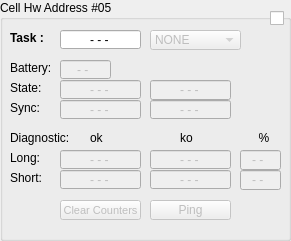
       <widget class="QGroupBox" name="groupCell_5">
        <property name="enabled">
         <bool>true</bool>
        </property>
        <property name="geometry">
         <rect>
          <x>310</x>
          <y>260</y>
          <width>291</width>
          <height>241</height>
         </rect>
        </property>
        <property name="title">
         <string>Cell Hw Address #05</string>
        </property>
        <widget class="QLabel" name="label_121">
         <property name="geometry">
          <rect>
           <x>10</x>
           <y>60</y>
           <width>40</width>
           <height>16</height>
          </rect>
         </property>
         <property name="text">
          <string>Battery:</string>
         </property>
        </widget>
        <widget class="QLineEdit" name="lineCellBattery_5">
         <property name="enabled">
          <bool>false</bool>
         </property>
         <property name="geometry">
          <rect>
           <x>60</x>
           <y>60</y>
           <width>51</width>
           <height>19</height>
          </rect>
         </property>
         <property name="layoutDirection">
          <enum>Qt::LeftToRight</enum>
         </property>
         <property name="text">
          <string>- - </string>
         </property>
         <property name="alignment">
          <set>Qt::AlignCenter</set>
         </property>
         <property name="readOnly">
          <bool>true</bool>
         </property>
        </widget>
        <widget class="QComboBox" name="comboCellTask_5">
         <property name="enabled">
          <bool>false</bool>
         </property>
         <property name="geometry">
          <rect>
           <x>150</x>
           <y>30</y>
           <width>91</width>
           <height>20</height>
          </rect>
         </property>
         <property name="sizePolicy">
          <sizepolicy hsizetype="Fixed" vsizetype="Fixed">
           <horstretch>0</horstretch>
           <verstretch>0</verstretch>
          </sizepolicy>
         </property>
         <item>
          <property name="text">
           <string>NONE</string>
          </property>
         </item>
         <item>
          <property name="text">
           <string>START</string>
          </property>
         </item>
         <item>
          <property name="text">
           <string>SPLIT #1</string>
          </property>
         </item>
         <item>
          <property name="text">
           <string>SPLIT #2</string>
          </property>
         </item>
         <item>
          <property name="text">
           <string>SPLIT #3</string>
          </property>
         </item>
         <item>
          <property name="text">
           <string>SPLIT #4</string>
          </property>
         </item>
         <item>
          <property name="text">
           <string>FINISH</string>
          </property>
         </item>
        </widget>
        <widget class="QLineEdit" name="lineCellTask_5">
         <property name="enabled">
          <bool>true</bool>
         </property>
         <property name="geometry">
          <rect>
           <x>60</x>
           <y>30</y>
           <width>81</width>
           <height>19</height>
          </rect>
         </property>
         <property name="layoutDirection">
          <enum>Qt::LeftToRight</enum>
         </property>
         <property name="autoFillBackground">
          <bool>false</bool>
         </property>
         <property name="styleSheet">
          <string notr="true"/>
         </property>
         <property name="text">
          <string>- - -</string>
         </property>
         <property name="alignment">
          <set>Qt::AlignCenter</set>
         </property>
         <property name="readOnly">
          <bool>true</bool>
         </property>
        </widget>
        <widget class="QLabel" name="label_122">
         <property name="geometry">
          <rect>
           <x>10</x>
           <y>30</y>
           <width>35</width>
           <height>16</height>
          </rect>
         </property>
         <property name="font">
          <font>
           <pointsize>9</pointsize>
           <weight>75</weight>
           <bold>true</bold>
          </font>
         </property>
         <property name="text">
          <string>Task :</string>
         </property>
        </widget>
        <widget class="QLabel" name="label_123">
         <property name="geometry">
          <rect>
           <x>10</x>
           <y>150</y>
           <width>48</width>
           <height>16</height>
          </rect>
         </property>
         <property name="text">
          <string>Long:</string>
         </property>
        </widget>
        <widget class="QLineEdit" name="lineCellDiagLongOk_5">
         <property name="enabled">
          <bool>false</bool>
         </property>
         <property name="geometry">
          <rect>
           <x>60</x>
           <y>150</y>
           <width>81</width>
           <height>19</height>
          </rect>
         </property>
         <property name="sizePolicy">
          <sizepolicy hsizetype="Fixed" vsizetype="Fixed">
           <horstretch>0</horstretch>
           <verstretch>0</verstretch>
          </sizepolicy>
         </property>
         <property name="layoutDirection">
          <enum>Qt::LeftToRight</enum>
         </property>
         <property name="text">
          <string>- - -</string>
         </property>
         <property name="alignment">
          <set>Qt::AlignCenter</set>
         </property>
         <property name="readOnly">
          <bool>true</bool>
         </property>
        </widget>
        <widget class="QLineEdit" name="lineCellDiagLongKo_5">
         <property name="enabled">
          <bool>false</bool>
         </property>
         <property name="geometry">
          <rect>
           <x>150</x>
           <y>150</y>
           <width>81</width>
           <height>19</height>
          </rect>
         </property>
         <property name="sizePolicy">
          <sizepolicy hsizetype="Fixed" vsizetype="Fixed">
           <horstretch>0</horstretch>
           <verstretch>0</verstretch>
          </sizepolicy>
         </property>
         <property name="layoutDirection">
          <enum>Qt::LeftToRight</enum>
         </property>
         <property name="text">
          <string>- - -</string>
         </property>
         <property name="alignment">
          <set>Qt::AlignCenter</set>
         </property>
         <property name="readOnly">
          <bool>true</bool>
         </property>
        </widget>
        <widget class="QCheckBox" name="checkCell_5">
         <property name="enabled">
          <bool>true</bool>
         </property>
         <property name="geometry">
          <rect>
           <x>270</x>
           <y>10</y>
           <width>16</width>
           <height>16</height>
          </rect>
         </property>
         <property name="layoutDirection">
          <enum>Qt::LeftToRight</enum>
         </property>
         <property name="text">
          <string/>
         </property>
        </widget>
        <widget class="QPushButton" name="pushCellPing_5">
         <property name="enabled">
          <bool>false</bool>
         </property>
         <property name="geometry">
          <rect>
           <x>150</x>
           <y>200</y>
           <width>81</width>
           <height>20</height>
          </rect>
         </property>
         <property name="sizePolicy">
          <sizepolicy hsizetype="Fixed" vsizetype="Fixed">
           <horstretch>0</horstretch>
           <verstretch>0</verstretch>
          </sizepolicy>
         </property>
         <property name="layoutDirection">
          <enum>Qt::RightToLeft</enum>
         </property>
         <property name="text">
          <string>Ping</string>
         </property>
        </widget>
        <widget class="QLineEdit" name="lineCellDiagLongRatio_5">
         <property name="enabled">
          <bool>false</bool>
         </property>
         <property name="geometry">
          <rect>
           <x>240</x>
           <y>150</y>
           <width>41</width>
           <height>20</height>
          </rect>
         </property>
         <property name="sizePolicy">
          <sizepolicy hsizetype="Fixed" vsizetype="Fixed">
           <horstretch>0</horstretch>
           <verstretch>0</verstretch>
          </sizepolicy>
         </property>
         <property name="layoutDirection">
          <enum>Qt::LeftToRight</enum>
         </property>
         <property name="text">
          <string>- - </string>
         </property>
         <property name="alignment">
          <set>Qt::AlignCenter</set>
         </property>
         <property name="readOnly">
          <bool>true</bool>
         </property>
        </widget>
        <widget class="QPushButton" name="pushCellClearCounters_5">
         <property name="enabled">
          <bool>false</bool>
         </property>
         <property name="geometry">
          <rect>
           <x>60</x>
           <y>200</y>
           <width>81</width>
           <height>20</height>
          </rect>
         </property>
         <property name="sizePolicy">
          <sizepolicy hsizetype="Fixed" vsizetype="Fixed">
           <horstretch>0</horstretch>
           <verstretch>0</verstretch>
          </sizepolicy>
         </property>
         <property name="font">
          <font>
           <pointsize>8</pointsize>
          </font>
         </property>
         <property name="layoutDirection">
          <enum>Qt::RightToLeft</enum>
         </property>
         <property name="text">
          <string>Clear Counters</string>
         </property>
        </widget>
        <widget class="QLabel" name="label_124">
         <property name="geometry">
          <rect>
           <x>10</x>
           <y>100</y>
           <width>48</width>
           <height>16</height>
          </rect>
         </property>
         <property name="text">
          <string>Sync:</string>
         </property>
        </widget>
        <widget class="QLineEdit" name="lineCellSynchronizedOnce_5">
         <property name="enabled">
          <bool>false</bool>
         </property>
         <property name="geometry">
          <rect>
           <x>60</x>
           <y>100</y>
           <width>81</width>
           <height>19</height>
          </rect>
         </property>
         <property name="sizePolicy">
          <sizepolicy hsizetype="Fixed" vsizetype="Fixed">
           <horstretch>0</horstretch>
           <verstretch>0</verstretch>
          </sizepolicy>
         </property>
         <property name="layoutDirection">
          <enum>Qt::LeftToRight</enum>
         </property>
         <property name="text">
          <string>- - -</string>
         </property>
         <property name="alignment">
          <set>Qt::AlignCenter</set>
         </property>
         <property name="readOnly">
          <bool>true</bool>
         </property>
        </widget>
        <widget class="QLineEdit" name="lineCellSynchronized_5">
         <property name="enabled">
          <bool>false</bool>
         </property>
         <property name="geometry">
          <rect>
           <x>150</x>
           <y>100</y>
           <width>81</width>
           <height>19</height>
          </rect>
         </property>
         <property name="sizePolicy">
          <sizepolicy hsizetype="Fixed" vsizetype="Fixed">
           <horstretch>0</horstretch>
           <verstretch>0</verstretch>
          </sizepolicy>
         </property>
         <property name="layoutDirection">
          <enum>Qt::LeftToRight</enum>
         </property>
         <property name="text">
          <string>- - -</string>
         </property>
         <property name="alignment">
          <set>Qt::AlignCenter</set>
         </property>
         <property name="readOnly">
          <bool>true</bool>
         </property>
        </widget>
        <widget class="QLabel" name="label_125">
         <property name="geometry">
          <rect>
           <x>10</x>
           <y>80</y>
           <width>51</width>
           <height>16</height>
          </rect>
         </property>
         <property name="text">
          <string>State:</string>
         </property>
        </widget>
        <widget class="QLineEdit" name="lineCellIrSinal_5">
         <property name="enabled">
          <bool>false</bool>
         </property>
         <property name="geometry">
          <rect>
           <x>60</x>
           <y>80</y>
           <width>81</width>
           <height>19</height>
          </rect>
         </property>
         <property name="layoutDirection">
          <enum>Qt::LeftToRight</enum>
         </property>
         <property name="text">
          <string>- - -</string>
         </property>
         <property name="alignment">
          <set>Qt::AlignCenter</set>
         </property>
         <property name="readOnly">
          <bool>true</bool>
         </property>
        </widget>
        <widget class="QLineEdit" name="lineCellActive_5">
         <property name="enabled">
          <bool>false</bool>
         </property>
         <property name="geometry">
          <rect>
           <x>150</x>
           <y>80</y>
           <width>81</width>
           <height>20</height>
          </rect>
         </property>
         <property name="layoutDirection">
          <enum>Qt::LeftToRight</enum>
         </property>
         <property name="text">
          <string>- - -</string>
         </property>
         <property name="alignment">
          <set>Qt::AlignCenter</set>
         </property>
         <property name="readOnly">
          <bool>true</bool>
         </property>
        </widget>
        <widget class="QLabel" name="label_126">
         <property name="geometry">
          <rect>
           <x>240</x>
           <y>130</y>
           <width>48</width>
           <height>16</height>
          </rect>
         </property>
         <property name="text">
          <string>%</string>
         </property>
         <property name="alignment">
          <set>Qt::AlignCenter</set>
         </property>
        </widget>
        <widget class="QLabel" name="label_127">
         <property name="geometry">
          <rect>
           <x>10</x>
           <y>170</y>
           <width>48</width>
           <height>16</height>
          </rect>
         </property>
         <property name="text">
          <string>Short:</string>
         </property>
        </widget>
        <widget class="QLineEdit" name="lineCellDiagShortKo_5">
         <property name="enabled">
          <bool>false</bool>
         </property>
         <property name="geometry">
          <rect>
           <x>150</x>
           <y>170</y>
           <width>81</width>
           <height>19</height>
          </rect>
         </property>
         <property name="sizePolicy">
          <sizepolicy hsizetype="Fixed" vsizetype="Fixed">
           <horstretch>0</horstretch>
           <verstretch>0</verstretch>
          </sizepolicy>
         </property>
         <property name="layoutDirection">
          <enum>Qt::LeftToRight</enum>
         </property>
         <property name="text">
          <string>- - -</string>
         </property>
         <property name="alignment">
          <set>Qt::AlignCenter</set>
         </property>
         <property name="readOnly">
          <bool>true</bool>
         </property>
        </widget>
        <widget class="QLineEdit" name="lineCellDiagShortOk_5">
         <property name="enabled">
          <bool>false</bool>
         </property>
         <property name="geometry">
          <rect>
           <x>60</x>
           <y>170</y>
           <width>81</width>
           <height>19</height>
          </rect>
         </property>
         <property name="sizePolicy">
          <sizepolicy hsizetype="Fixed" vsizetype="Fixed">
           <horstretch>0</horstretch>
           <verstretch>0</verstretch>
          </sizepolicy>
         </property>
         <property name="layoutDirection">
          <enum>Qt::LeftToRight</enum>
         </property>
         <property name="text">
          <string>- - -</string>
         </property>
         <property name="alignment">
          <set>Qt::AlignCenter</set>
         </property>
         <property name="readOnly">
          <bool>true</bool>
         </property>
        </widget>
        <widget class="QLineEdit" name="lineCellDiagShortRatio_5">
         <property name="enabled">
          <bool>false</bool>
         </property>
         <property name="geometry">
          <rect>
           <x>240</x>
           <y>170</y>
           <width>41</width>
           <height>20</height>
          </rect>
         </property>
         <property name="sizePolicy">
          <sizepolicy hsizetype="Fixed" vsizetype="Fixed">
           <horstretch>0</horstretch>
           <verstretch>0</verstretch>
          </sizepolicy>
         </property>
         <property name="layoutDirection">
          <enum>Qt::LeftToRight</enum>
         </property>
         <property name="text">
          <string>- - </string>
         </property>
         <property name="alignment">
          <set>Qt::AlignCenter</set>
         </property>
         <property name="readOnly">
          <bool>true</bool>
         </property>
        </widget>
        <widget class="QLabel" name="label_128">
         <property name="geometry">
          <rect>
           <x>10</x>
           <y>130</y>
           <width>61</width>
           <height>16</height>
          </rect>
         </property>
         <property name="text">
          <string>Diagnostic:</string>
         </property>
        </widget>
        <widget class="QLabel" name="label_129">
         <property name="geometry">
          <rect>
           <x>90</x>
           <y>130</y>
           <width>31</width>
           <height>16</height>
          </rect>
         </property>
         <property name="text">
          <string>ok</string>
         </property>
        </widget>
        <widget class="QLabel" name="label_130">
         <property name="geometry">
          <rect>
           <x>180</x>
           <y>130</y>
           <width>31</width>
           <height>16</height>
          </rect>
         </property>
         <property name="text">
          <string>ko</string>
         </property>
        </widget>
       </widget>
